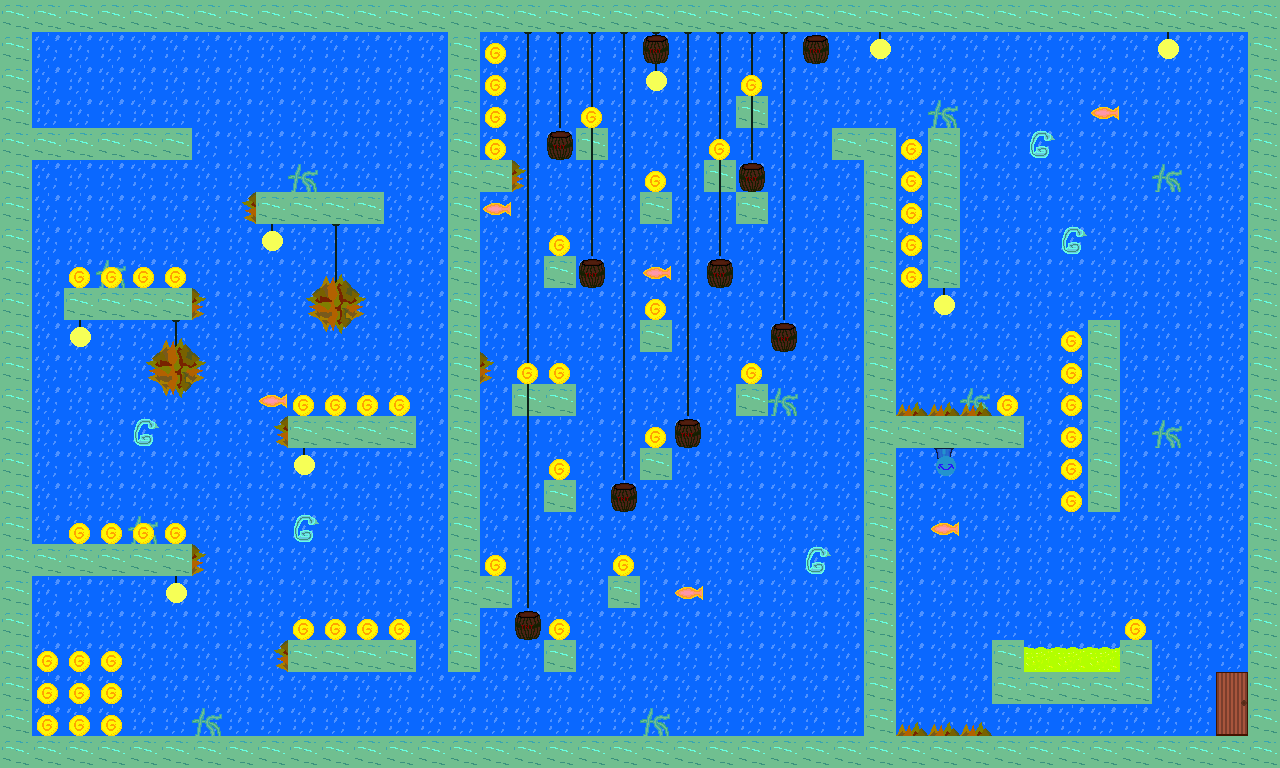

The image is a tile-based game level rendered from a .tmx file. Its description and source (layers, tilesets, objects; grid data summarised) follow:
An orthogonal 40x24 tile map with 32x32 px tiles, 6 tile layers (first, second, third, lights, ...).

<map version="1.0" orientation="orthogonal" renderorder="right-down" width="40" height="24" tilewidth="32" tileheight="32" nextobjectid="1">
 <tileset firstgid="1" name="tilesheet" tilewidth="32" tileheight="32">
  <image source="tilesheet.png" trans="ff00ff" width="640" height="640" />
  <tile id="2">
   <properties>
    <property name="color" value="yellow" />
   </properties>
  </tile>
  <tile id="3">
   <properties>
    <property name="color" value="black" />
   </properties>
  </tile>
  <tile id="20">
   <properties>
    <property name="action" value="nextLevel" />
   </properties>
  </tile>
  <tile id="21">
   <properties>
    <property name="action" value="death" />
   </properties>
  </tile>
  <tile id="22">
   <properties>
    <property name="color" value="blue" />
   </properties>
  </tile>
  <tile id="23">
   <properties>
    <property name="color" value="blue-circle" />
   </properties>
  </tile>
  <tile id="25">
   <properties>
    <property name="action" value="explode" />
   </properties>
  </tile>
  <tile id="26">
   <properties>
    <property name="action" value="life" />
   </properties>
  </tile>
  <tile id="40">
   <properties>
    <property name="action" value="nextLevel" />
   </properties>
  </tile>
  <tile id="41">
   <properties>
    <property name="action" value="death" />
   </properties>
  </tile>
  <tile id="42">
   <properties>
    <property name="action" value="death" />
   </properties>
  </tile>
  <tile id="43">
   <properties>
    <property name="action" value="death" />
   </properties>
  </tile>
  <tile id="44">
   <properties>
    <property name="color" value="red" />
   </properties>
  </tile>
  <tile id="45">
   <properties>
    <property name="color" value="pink" />
   </properties>
  </tile>
  <tile id="48">
   <properties>
    <property name="action" value="death" />
   </properties>
  </tile>
  <tile id="60">
   <properties>
    <property name="action" value="coin" />
   </properties>
  </tile>
  <tile id="62">
   <properties>
    <property name="type" value="shooting" />
   </properties>
  </tile>
  <tile id="64">
   <properties>
    <property name="color" value="toxic" />
   </properties>
  </tile>
  <tile id="67">
   <properties>
    <property name="action" value="death" />
   </properties>
  </tile>
  <tile id="68">
   <properties>
    <property name="action" value="death" />
   </properties>
  </tile>
  <tile id="69">
   <properties>
    <property name="action" value="death" />
   </properties>
  </tile>
  <tile id="88">
   <properties>
    <property name="action" value="death" />
   </properties>
  </tile>
 </tileset>
 <layer name="first" width="40" height="24">
  <data>[960 cells, 960 non-empty, 1 distinct tile ids]</data>
 </layer>
 <layer name="second" width="40" height="24">
  <data>[960 cells, 228 non-empty, 1 distinct tile ids]</data>
 </layer>
 <layer name="third" width="40" height="24">
  <data>[960 cells, 108 non-empty, 7 distinct tile ids]</data>
 </layer>
 <layer name="lights" width="40" height="24">
  <data>[960 cells, 12 non-empty, 3 distinct tile ids]</data>
 </layer>
 <layer name="active" width="40" height="24">
  <data>[960 cells, 94 non-empty, 11 distinct tile ids]</data>
 </layer>
 <layer name="enemy" width="40" height="24">
  <data>[960 cells, 0 non-empty, 0 distinct tile ids]</data>
 </layer>
</map>
